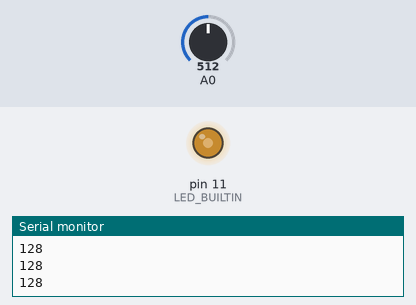
A sketch run on a simulated Arduino Uno, built with avr-gcc and run on an emulated ATmega328P. Shown: output pins drawn as LEDs (lit = HIGH), the last lines printed to the serial monitor. The test bench sets the inputs (shaded band); at power-on: A0 = 512.

Above: at 1.2 s.
1.3 s: A0 set to 716
At 2.2 s:
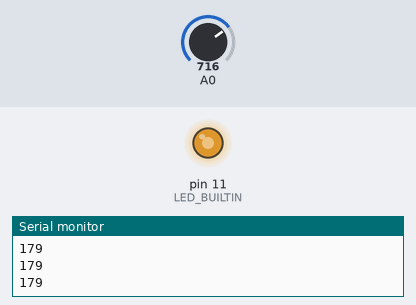
2.8 s: A0 set to 900
At 3.4 s:
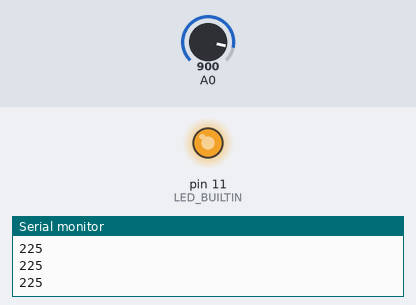
4.3 s: A0 set to 122
At 5.5 s:
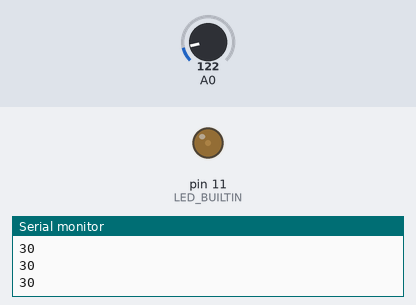
5.8 s: A0 set to 0
At 6.8 s:
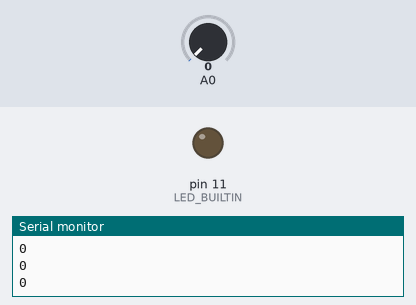
Timing chart, 0 to 8.3 s (numbered marks = the images above; inputs shaded):
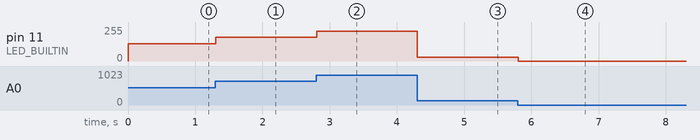

Measured:
- after the input at 1.3 s, pin 11 (LED_BUILTIN): 128/255 → 179/255 at once
- after the input at 2.8 s, pin 11 (LED_BUILTIN): 179/255 → 225/255 at once
- after the input at 4.3 s, pin 11 (LED_BUILTIN): 225/255 → 30/255 at once
- after the input at 5.8 s, pin 11 (LED_BUILTIN): 30/255 → 0/255 at once

The sketch:

2-1.ino
```cpp
#define LED_BUILTIN 11
#define anlg A0

void setup() {
  pinMode(LED_BUILTIN,OUTPUT);
  Serial.begin(9600);
}

void loop() {
  int sensorValue = analogRead(A0);
  delay(1);
  sensorValue=sensorValue/4;
  if(sensorValue !=-1){

    Serial.println(sensorValue);
    analogWrite(LED_BUILTIN,sensorValue);
  }else{
    Serial.println("End of program");
  }
}
```
